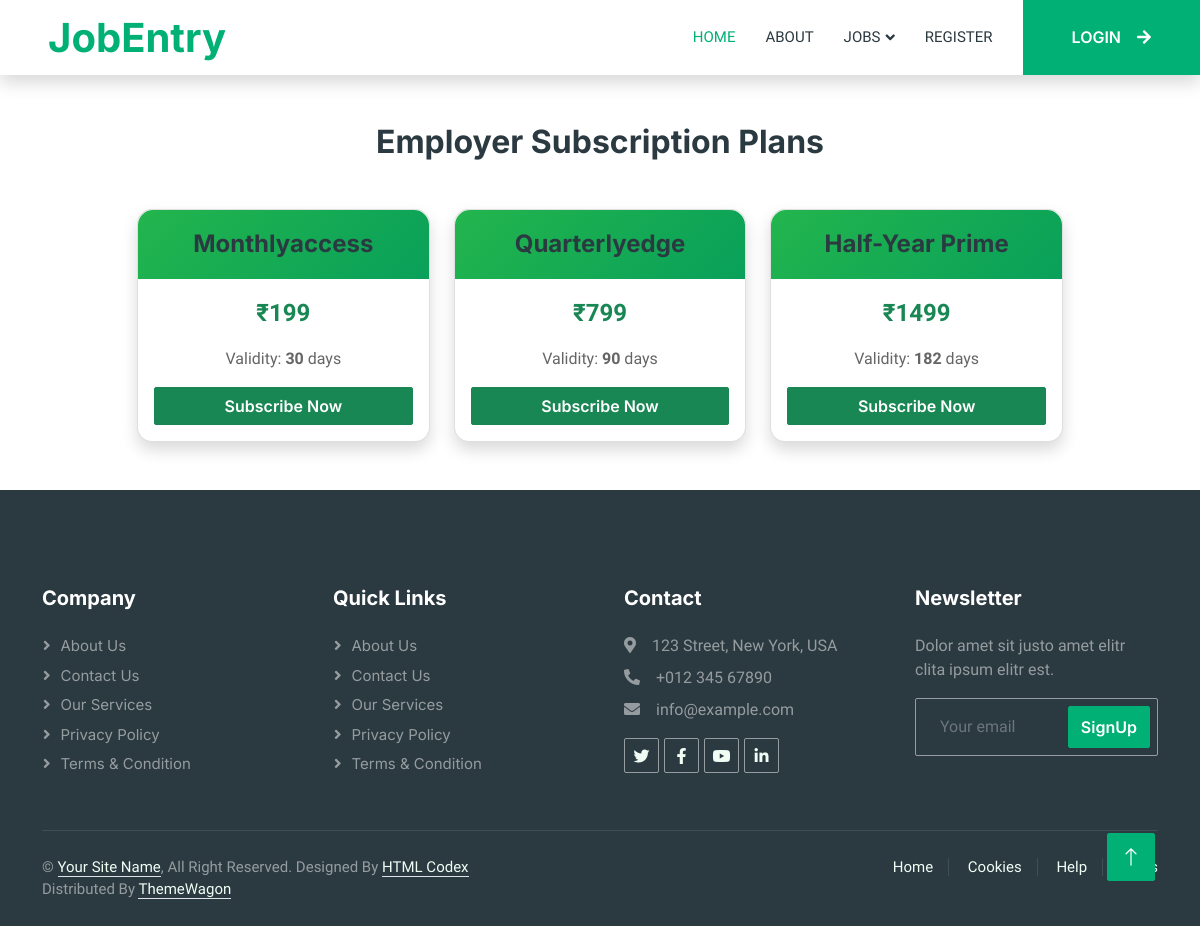
Screenshot of /Guest/planviewc.php with the database file from the repository.
### tables this page shows
CREATE TABLE `tbl_plan` (
  `plan_id` int(11) NOT NULL,
  `plan_name` varchar(40) NOT NULL,
  `amount` int(11) NOT NULL,
  `duration` int(11) NOT NULL
);

### dboperation.php (called while the page is built, shortened)
<?php
class dboperation
{
    public $con,$res;
    function __construct()
    {
        $this->con=mysqli_connect("localhost","root","","db_jobportalfinal");
    }
    public function executequery($sql)
    {
        $this->res=mysqli_query($this->con,$sql);
        return $this->res;
    }
}
?>

### Guest/planviewc.php (the view, shortened to what this page needs)
<?php include("header.php");
include_once("../dboperation.php");
$obj = new dboperation();
$sql = "SELECT * FROM tbl_plan";
$result = $obj->executequery($sql);
?>
<div class="container my-5">
    <div class="row justify-content-center">
        <div class="col-md-10">
            <h2 class="text-center mb-5 fw-bold">Employer Subscription Plans</h2>
            <div class="row g-4">
                <?php while ($row = mysqli_fetch_array($result)) { ?>
                    <div class="col-md-4">
                        <div class="card shadow plan-card h-100">
                            <div class="plan-header text-center">
                                <h4 class="mb-0"><?php echo $row['plan_name']; ?></h4>
                            </div>
                            <div class="card-body text-center">
                                <p class="plan-price">₹<?php echo $row['amount']; ?></p>
                                <p>
                                    Validity: <strong><?php echo $row['duration']; ?></strong> days<br>
                                </p>
                                <form action="companypaymentaction.php" method="post" class="mt-3">
                                    <button type="submit" class="btn btn-success w-100">Subscribe Now</button>
                                </form>
                            </div>
                        </div>
                    </div>
                <?php } ?>
            </div>
        </div>
    </div>
</div>
<?php include("footer.php"); ?>

### Guest/css/style.css (style rules this page uses)
:root { --primary: #00B074; --secondary: #2B9BFF; --light: #EFFDF5; --dark: #2B3940; }
.btn { font-family: 'Inter', sans-serif; font-weight: 600; transition: .5s; }

### Guest/planviewc.php (style rules this page uses)
.plan-card { border-radius: 15px; transition: transform 0.3s ease, box-shadow 0.3s ease; }
.plan-header { background: linear-gradient(135deg, #23b54dff, #09a05aff); color: #fff; padding: 20px; border-top-left-radius: 15px; border-top-right-radius: 15px; }
.plan-price { font-size: 24px; font-weight: bold; color: #198754; }

### rows the page displays
tbl_plan: plan_name "Monthlyaccess", amount "199", duration "30"
tbl_plan: plan_name "Quarterlyedge", amount "799", duration "90"
tbl_plan: plan_name "Half-Year Prime", amount "1499", duration "182"
